Frame 1 (no input): blank canvas, image omitted
Frame 60 (no input): blank canvas, image omitted
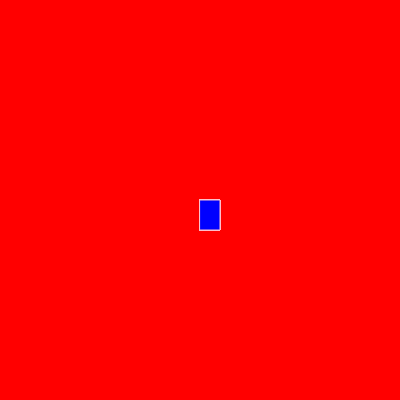
Frame 120 (the mouse pressed at the canvas centre since frame 60)

The p5.js sketch whose frames 1 and 60 were blank and that drew this single picture after the mouse press (run headless with seeded random() and noise() and a simulated clock; from frame 60 on, the mouse is pressed at the canvas centre):

// p5.js sketch
// ── sketch.js
function setup() {
    createCanvas(400, 400);
     background("red");
  }
  
  function draw() {
     
    stroke("pink");
    fill("blue");
    
   // console.log (mouseIsPressed);
    
    if(mouseIsPressed){
    rect( mouseX, mouseY,20,30);
    } 
   }
